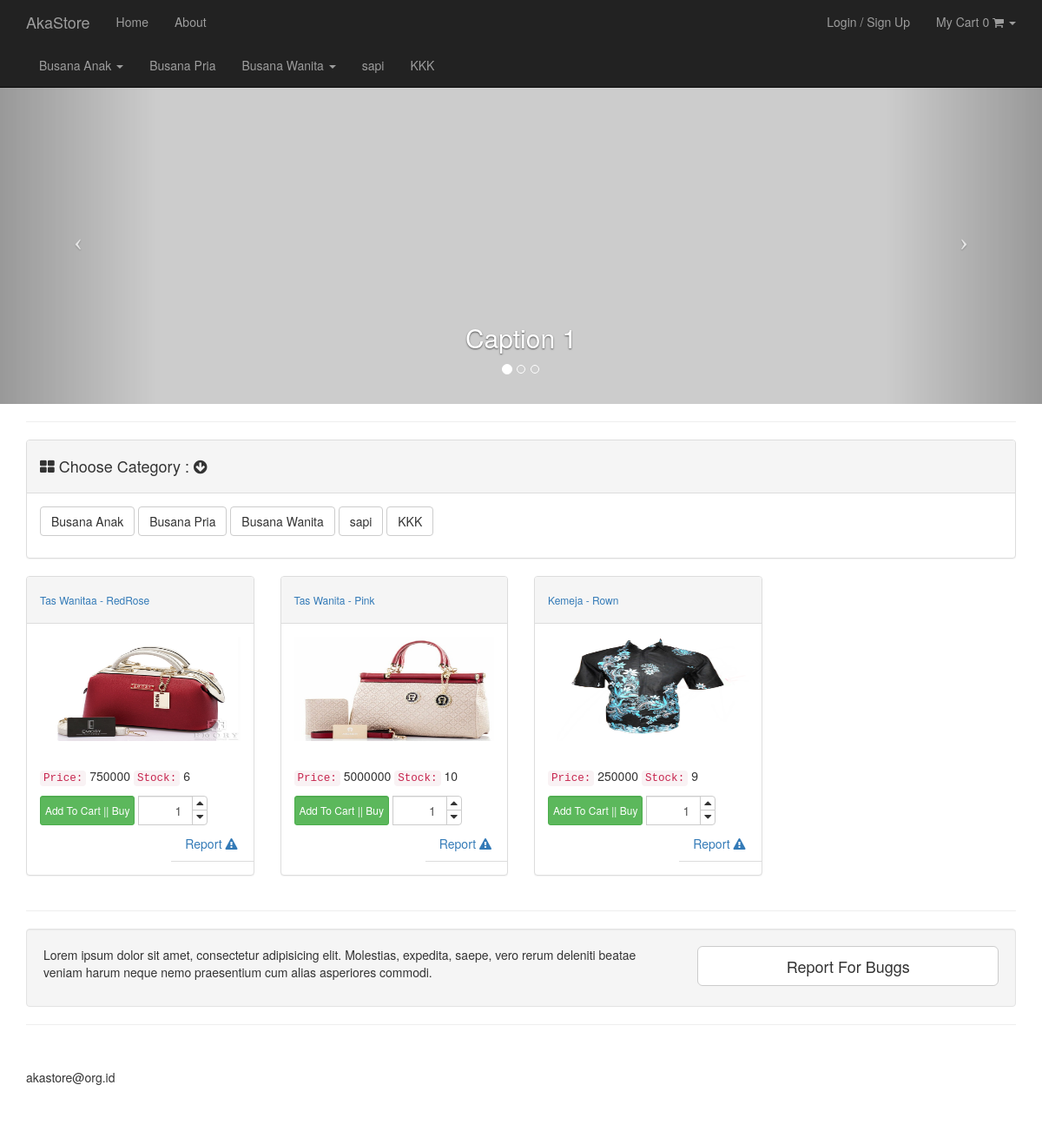
The page / on the database its author committed.
### tables this page shows
CREATE TABLE IF NOT EXISTS `all_settings` (
`all_id` int(3) NOT NULL,
  `all_name_settings` varchar(60) NOT NULL,
  `all_value_settings` varchar(60) NOT NULL
);

CREATE TABLE IF NOT EXISTS `category` (
`id_category` int(11) NOT NULL,
  `category_name` varchar(250) NOT NULL
);

CREATE TABLE IF NOT EXISTS `products` (
`pro_id` int(16) NOT NULL,
  `id_category` int(11) NOT NULL,
  `id_subcategory` int(11) NOT NULL,
  `pro_name` varchar(50) NOT NULL,
  `pro_title` varchar(20) NOT NULL,
  `pro_description` text NOT NULL,
  `pro_price` int(9) NOT NULL,
  `pro_stock` int(3) NOT NULL,
  `pro_image` text NOT NULL
);

### application/controllers/home.php (called while the page is built, shortened)
<?php
class Home extends CI_Controller {
	public function __construct ()
	{
		$this->load->model('model_products');
		$this->load->model('model_settings');
	}
	public function index()
	{
		$data['get_sitename'] = $this->model_settings->sitename_settings();
		$data['get_footer'] = $this->model_settings->footer_settings();
		$data['products'] = $this->model_products->all_products();
		$data['starts'] 		= $this->model_products->category();
		$this->load->view('home',$data);
	}
}

### index.php (called while the page is built, shortened)
<?php
require_once BASEPATH.'core/CodeIgniter.php';

### application/models/model_settings.php (called while the page is built, shortened)
<?php
class Model_settings extends CI_Model {
		public function sitename_settings()
		{
			$query = $this->db->query('SELECT  * FROM all_settings WHERE all_name_settings = "site_name"');
			return $query->result();
		}
		public function footer_settings()
		{
			$query = $this->db->query('SELECT  * FROM all_settings WHERE all_name_settings = "footer"');
			return $query->result();
		}
}

### application/models/model_products.php (called while the page is built, shortened)
<?php
class Model_products extends CI_Model {
		public function all_products()
		{
			$this->db->select('a.*,b.category_name');
			$this->db->join('category b','b.id_category = a.id_category','left');
			$show = $this->db->get('products a');
			if($show->num_rows() > 0 ) {
					return $show->result();
			} else {
					 return array();
			}
		}
	public function category(){
		return $this->db->get('category')->result_array();
	}
}

### application/views/home.php (the view, shortened to what this page needs)
<!DOCTYPE html>
<html lang="en">
<head>
    <link href="<?php echo base_url('/assets/css/bootstrap.min.css');?>" rel="stylesheet">
    <link href="<?php echo base_url('/assets/css/modern-business.css');?>" rel="stylesheet">
    <link href="<?php echo base_url('/assets/font-awesome/css/font-awesome.min.css');?>" rel="stylesheet" type="text/css">
</head>
<body>
    <?php $this->load->view('layout/navigation')?>
    <header id="myCarousel" class="carousel slide">
        <ol class="carousel-indicators">
            <li data-target="#myCarousel" data-slide-to="0" class="active"></li>
            <li data-target="#myCarousel" data-slide-to="1"></li>
            <li data-target="#myCarousel" data-slide-to="2"></li>
        </ol>
        <div class="carousel-inner">
            <div class="item active">
                <div class="fill" style="background-image:url('http://placehold.it/1900x1080&text=Slide One');"></div>
                <div class="carousel-caption">
                    <h2>Caption 1</h2>
                </div>
            </div>
        </div>
        <a class="left carousel-control" href="#myCarousel" data-slide="prev">
            <span class="icon-prev"></span>
        </a>
        <a class="right carousel-control" href="#myCarousel" data-slide="next">
            <span class="icon-next"></span>
        </a>
    </header>
    <div class="container">
        <?php $this->load->view('layout/product_menu')?>
        <div class="row">
			<?php foreach ($products as $product ) : ?>
             <div class="col-md-3">
                <div class="panel panel-default">
                    <div class="panel-heading">
							<a href="<?=base_url('product/detail/'.$product->pro_id);?>"><h6><?=  $product->pro_name  ?> - <?=  $product->pro_title  ?></h6></a>
                    </div>
                    <div class="panel-body" width="100px">
						<a href="">
							<?php
								$product_id = $product->pro_id;
								$product_image =['src'	=>'assets/uploads/'.$product->pro_image,
								'class'=>'img-responsive img-portfolio img-hover',
								'id'=>'g'
								];
								echo "<a href='".base_url('product/detail/'.$product_id.'')."'>".img($product_image).'</a>';
							?>
						</a>
                       <p><code>Price:</code> <?=  $product->pro_price  ?>  <code> Stock:</code> <?=  $product->pro_stock  ?> </p>
					   <?php  if($this->session->userdata('group')	!=	'1'  and $this->session->userdata('group')	!=	'2' ): ?>
						<div class="form-inline">
							<div class="form-group">
							<button id="<?=$product->pro_id;?>" class="btn btn-cart btn-success form-control btn-xs">Add To Cart || Buy</button>
							</div>
							<div class="form-group">
							<div class="input-group spinner">
								<input type="text" class="form-control" id="qty_<?=$product->pro_id;?>" value="1">
								<div class="input-group-btn-vertical">
								  <button class="btn btn-default btn-caret-up" id="<?=$product->pro_id;?>" type="button"><i class="fa fa-caret-up"></i></button>
								  <button class="btn btn-default btn-caret-down" id="<?=$product->pro_id;?>" type="button"><i class="fa fa-caret-down"></i></button>
								</div>
							</div>
							</div>
						</div>
                        <ul class="nav nav-tabs navbar-right">
						<li class="dropdown">
							<a class="dropdown-toggle" data-toggle="dropdown">Report <i class="fa fa-exclamation-triangle"></i></a>
						</li>
						</ul>
						<?php endif;?>
                    </div>
                </div>
            </div>
			<?php endforeach; ?>
        </div>
        <hr>
        <div class="well">
            <div class="row">
                <div class="col-md-8">
                    <p>Lorem ipsum dolor sit amet, consectetur adipisicing elit. Molestias, expedita, saepe, vero rerum deleniti beatae veniam harum neque nemo praesentium cum alias asperiores commodi.</p>
                </div>
                <div class="col-md-4">
                    <a class="btn btn-lg btn-default btn-block" href="#">Report For Buggs</a>
                </div>
            </div>
        </div>
        <hr>
        <?php $this->load->view('layout/footer')?>
    </div>
</body>
</html>

### application/views/layout/navigation.php (shortened to what this page needs)
<nav class="navbar navbar-inverse navbar-fixed-top" role="navigation">
			<div class="container">
				<div class="navbar-header">
					<a class="navbar-brand" href="<?php echo base_url(); ?>"><?php foreach($get_sitename as $sitename):?><?=  $sitename->all_value_settings;?><?php endforeach;?></a>
				</div>
				<div class="collapse navbar-collapse" id="bs-example-navbar-collapse-1">
					<ul class="nav navbar-nav navbar-left">
						<li>
							<a href="<?php echo base_url(); ?>">Home</a>
						</li>
						<li>
							<a href="">About</a>
						</li>
					</ul>
					<ul class="nav navbar-nav navbar-right">
						<?php if ($this->session->userdata('username')): ?>
						<li>
							<?php echo ('<a>'.'You Are : '.$this->session->userdata('username').'</a>'); ?>
						</li>
						<li>
							<?php echo anchor('logout','Logout');?>
							<?php else:?>
						<li>
							<?php echo anchor('login','Login / Sign Up');?>
							<?php endif;?>
						</li>
						<?php  if($this->session->userdata('group')	!=	'1'  and $this->session->userdata('group')	!=	'2' ): ?>
						<li class="dropdown">
							<a href="#" class="dropdown-toggle" data-toggle="dropdown"> My Cart <?= $this->cart->total_items(); ?> <i class="fa fa-shopping-cart"> </i> <b class="caret"> </b></a>
						</li>
						<?php endif;?>
					</ul>
				</div>
				<div class="collapse navbar-collapse" id="bs-example-navbar-collapse-1">
					<ul class="nav navbar-nav navbar-left">
						<?php
						$CI =& get_instance();
						$data = $CI->db->query("SELECT *,COALESCE((SELECT id_subcategory FROM subcategory sc WHERE sc.id_category=c.id_category GROUP BY sc.id_category),0)ok FROM category c")->result_array();
						foreach($data as $row){
							if($row['ok']==0){
							?>
								<li class="dropdown">
									<a class="dropdown-toggle" data-toggle="dropdown" href="#"><?=$row['category_name'];?>
									</a>
								</li>
							<?php
							}else{
							?>
								<li class="dropdown">
									<a class="dropdown-toggle" data-toggle="dropdown" href="#"><?=$row['category_name'];?>
									<span class="caret"></span></a>
								</li>
							<?php
							}
						}
						?>
					</ul>
				</div>
			</div>
		</nav>
		<br/><br/>

### application/views/layout/product_menu.php
<div class="row">
          <div class="col-lg-12">
           <hr>
          </div>
          <div class="col-md-12">
              <div class="panel panel-default">
                  <div class="panel-heading">
                      <h4><i class="fa fa-th-large"></i> Choose Category : <i class="fa fa-arrow-circle-down"></i> </h4>
                  </div>
                  <div class="panel-body">
                      <p>
					<?php foreach ($starts as $start ) :?>
						<?=  anchor('home/showme/'.$start['id_category'],$start['category_name'],['class'=>'btn btn-default']) ?>
                          <?php endforeach; ?>
                      </p>
                  </div>
              </div>
          </div>
      </div>

### application/views/layout/footer.php
<footer>
          <div class="row">
              <div class="col-lg-12">
                  <p><?php foreach($get_footer as $footer):?><?=  $footer->all_value_settings;?><?php endforeach;?></p>
              </div>
          </div>
      </footer>

### assets/css/modern-business.css (style rules this page uses)
html, body { height: 100%; }
body { padding-top: 50px; }
.img-portfolio { margin-bottom: 30px; }
header.carousel { height: 50%; }
header.carousel .item, header.carousel .item.active, header.carousel .carousel-inner { height: 100%; }
header.carousel .fill { width: 100%; height: 100%; background-position: center; background-size: cover; }
footer { margin: 50px 0; }

### application/views/home.php (style rules this page uses)
.spinner { width: 80px; }
.spinner input { text-align: right; }
.input-group-btn-vertical { position: relative; white-space: nowrap; width: 1%; vertical-align: middle; display: table-cell; }
.input-group-btn-vertical > .btn { display: block; float: none; width: 100%; max-width: 100%; padding: 8px; margin-left: -1px; position: relative; border-radius: 0; }
.input-group-btn-vertical > .btn:first-child { border-top-right-radius: 4px; }
.input-group-btn-vertical > .btn:last-child { margin-top: -2px; border-bottom-right-radius: 4px; }
.input-group-btn-vertical i { position: absolute; top: 0; left: 4px; }
#g { width:500%;height: 120px; }

### rows shown on the page
all_settings: all_value_settings "AkaStore"
category: category_name "Busana Anak", id_category+category_name "Busana Anak"
category: category_name "Busana Pria", id_category+category_name "Busana Pria"
category: category_name "Busana Wanita", id_category+category_name "Busana Wanita"
category: category_name "sapi", id_category+category_name "sapi"
category: category_name "KKK", id_category+category_name "KKK"
products: pro_name "Tas Wanitaa", pro_title "RedRose", pro_image (picture), pro_price "750000", pro_stock "6"
products: pro_name "Tas Wanita", pro_title "Pink", pro_image (picture), pro_price "5000000", pro_stock "10"
products: pro_name "Kemeja", pro_title "Rown", pro_image (picture), pro_price "250000", pro_stock "9"
all_settings: all_value_settings "akastore@org.id"

### other values the page prints
anchor('login','Login / Sign Up') "Login / Sign Up"
$this->cart->total_items() "0"
